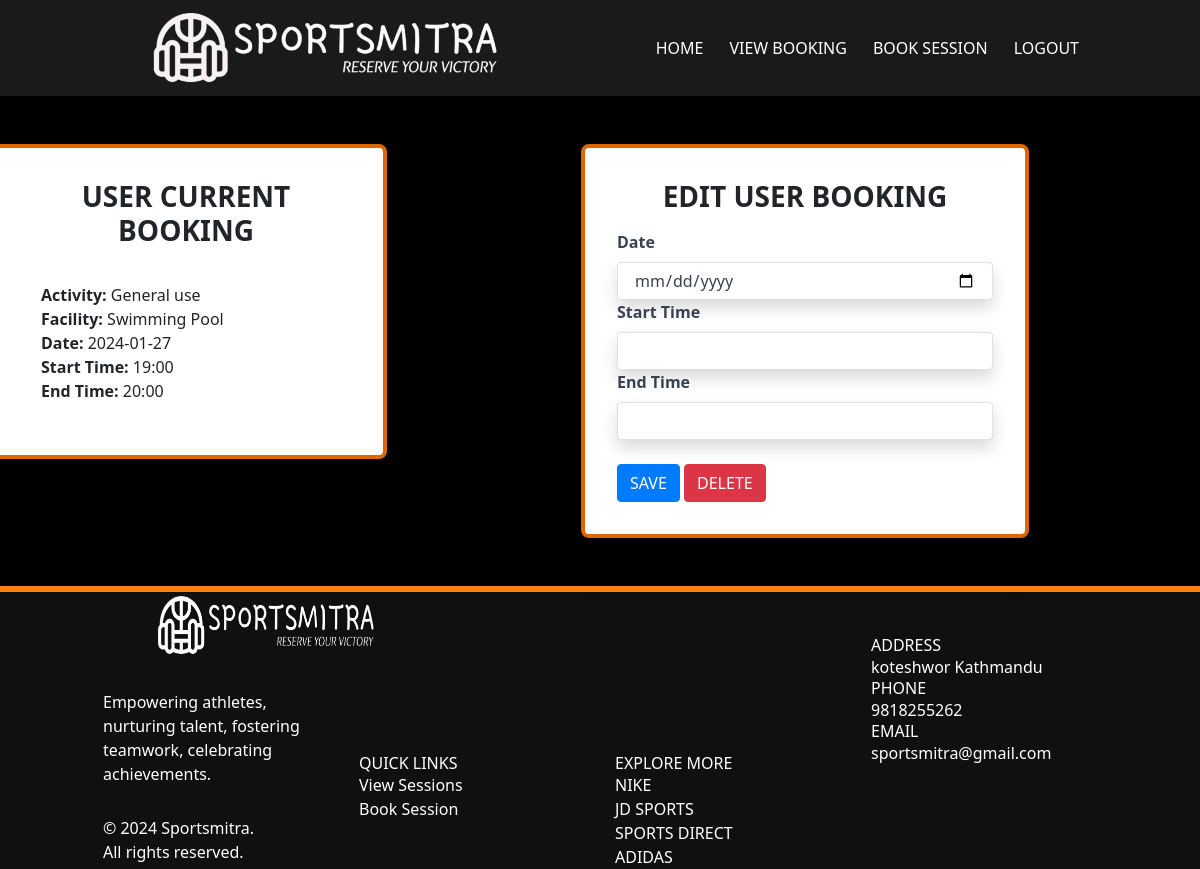
The page /edit_booking/1 (signed in) on the database its author committed.
### app/models.py (models this page shows, shortened)
class Activity(db.Model):
    id = db.Column(db.Integer, primary_key=True)
    facility_id = db.Column(db.Integer, db.ForeignKey('facility.id'))
    Activity_Name = db.Column(db.String(500), index=True)
    Amount = db.Column(db.Integer, index=True)
    facility = db.relationship(
        "Facility", backref=db.backref("activities", lazy="dynamic"))

class Facility(db.Model):
    id = db.Column(db.Integer, primary_key=True)
    Name = db.Column(db.String(500), index=True)
    Capacity = db.Column(db.Integer, index=True)
    Start_Facility = db.Column(db.String(500), index=True)
    End_Facility = db.Column(db.String(500), index=True)

class Sessions(db.Model):
    __tablename__ = "Sessions"
    id = db.Column(db.Integer, primary_key=True)
    Date = db.Column(db.Date, index=True)
    Start_time = db.Column(db.Time, index=True)
    End_time = db.Column(db.Time, index=True)
    Remaining_Cap = db.Column(db.Integer, index=True)
    facility_id = db.Column(db.Integer, db.ForeignKey("facility.id"))
    facility = db.relationship(
        "Facility", backref=db.backref("sessions", lazy="dynamic"))
    activities = db.relationship(
        "Activity", secondary=session_activity_association, backref=db.backref("sessions", lazy="dynamic"))

### app/views.py (the view, shortened to what this page needs)
@app.route('/edit_booking/<int:booking_id>', methods=['GET', 'POST'])
@require_role(role="Employee")
@login_required
def edit_booking(booking_id):
    booking = Booking.query.get(booking_id)
    print(booking)  # Get the booking by its ID
    if not booking:
        flash('Booking not found', 'danger')
        return redirect(url_for('look_bookings'))
    if booking.Status != "Booked":
        flash('Booking cannot be edited because it has already occurred', 'danger')
        return redirect(url_for('look_bookings'))
    form = EditBookingForm(obj=booking)
    return render_template('edit_booking.html', form=form, booking_id=booking_id, booking=booking)

### app/forms.py
class EditBookingForm(FlaskForm):
    date = DateField('Date', validators=[DataRequired(
    )], format='%Y-%m-%d', render_kw={"min": date.today().isoformat(), "id": "date"})
    start_time = TimeField('Start Time', validators=[DataRequired()])
    end_time = TimeField('End Time', validators=[DataRequired()])
    save = SubmitField('Save')
    cancel = SubmitField('Cancel')

### app/models.py (called while the page is built)
    def has_role(self, role_name):
        my_role = Role.query.filter_by(name=role_name).first()
        if my_role in self.roles:
            return True
        else:
            return False

### app/views.py (called while the page is built)
def require_role(role):
    def decorator(func):
        @wraps(func)
        def wrapped_function(*args, **kwargs):
            if not current_user.has_role(role):
                return redirect("/")
            else:
                return func(*args, **kwargs)
        return wrapped_function
    return decorator

@login_manager.user_loader
def load_user(id):
    return UserAccount.query.get(int(id))

### app/templates/edit_booking.html (shortened to what this page needs)
<!doctype html>
<html lang="en">
<head>
  <link href="../static/css/animate.css" rel="stylesheet">
  <link rel="stylesheet" href="../static/css/bootstrap.min.css" type="text/css">
  <link rel="stylesheet" type="text/css" href="../static/css/style.css">
  <link rel="stylesheet" href="https://cdn.jsdelivr.net/npm/tailwindcss@latest/dist/tailwind.min.css">
</head>
<body>
<nav class="navbar navbar-expand-md navbar-dark">
    <div class="container">
        <a class="navbar-brand mr-auto" href="/"><img src="../static/images/nb.png" alt="Sportsmitra" class = "logo"/></a>
        <div class="collapse navbar-collapse" id="collapsibleNavbar">
        <ul class="navbar-nav ml-auto">
            <li class="nav-item"> <a class="nav-link" href="/emp_homepage">Home</a> </li>
            <li class="nav-item"> <a class="nav-link" href="/lookup_bookings">View Booking</a> </li>
            <li class="nav-item"> <a class="nav-link" href="/create_bookings">Book Session</a> </li>
            <li class="nav-item">
              <a class="nav-link" href="#" id="logout">Logout</a>
            </li>
        </ul>
        </div>
    </div>
</nav>
<body>
    <br>
    <br>
    <div class="row">
        <div class="col-md-4 my-col">
            <div class="bg-white p-8 rounded-lg shadow-lg" style="border: 4px solid #df6700;">
              <h1 class="h3 mb-3" style="text-align: center; font-weight: bold;">USER CURRENT BOOKING</h1>
                    <div class="card-body">
                      {% if booking %}
                <p><strong>Activity:</strong> {{ booking.activity.Activity_Name }}</p>
                <p><strong>Facility:</strong> {{ booking.session.facility.Name }}</p>
                <p><strong>Date:</strong> {{ booking.session.Date.strftime('%Y-%m-%d') }}</p>
                <p><strong>Start Time:</strong> {{ booking.session.Start_time.strftime('%H:%M') }}
                <p><strong>End Time:</strong> {{ booking.session.End_time.strftime('%H:%M') }}</p>
                      {% endif %}
                </div>
            </div>
        </div>
        <div class="col-md-8">
            <div class="w-full flex items-center justify-center px-4">
                <div class="max-w-md w-full">
                  <div class="bg-white p-8 rounded-lg shadow-lg" style="border: 4px solid #df6700;">
                    <form class="venue" method="POST" name="signin">
                      <h1 class="h3 mb-3" style="text-align: center; font-weight: bold;">EDIT USER BOOKING</h1>
                        <label class="block text-gray-700 font-bold mb-2">Date</label>
                        {{ form.date(class_="form-control shadow appearance-none border rounded w-full py-2 px-3 text-gray-700 leading-tight focus:outline-none focus:shadow-outline", placeholder="YYYY-MM-DD") }}
                        <label class="block text-gray-700 font-bold mb-2" >Start Time</label>
                        {{ form.start_time(class_="form-control shadow appearance-none border rounded w-full py-2 px-3 text-gray-700 leading-tight focus:outline-none focus:shadow-outline") }}
                        <label class="block text-gray-700 font-bold mb-2">End Time</label>
                        {{ form.end_time(class_="form-control shadow appearance-none border rounded w-full py-2 px-3 text-gray-700 leading-tight focus:outline-none focus:shadow-outline") }}
                        <br>
                        <button type="submit" name="save" value="save" class="btn btn-primary">SAVE</button>
                        <button type="submit" name="cancel" value="cancel" class="btn btn-danger">DELETE</button>
                    </form>
                </div>
            </div>
        </div>
        </div>
    </div>
    <br>
  <br>
  <footer class="container-fluid">
    <div class="container">
      <div class="row">
        <div class="col-md-3 footer1 d-flex wow bounceInLeft" data-wow-delay=".25s">
          <div class="d-flex flex-wrap align-content-center"> <a href="#"><img src="../static/images/fnb.png" alt="logo" class = "logo"></a>
            <p>Empowering athletes, nurturing talent, fostering
              teamwork, celebrating <br>
              achievements.</p>
              <p>&copy; 2024 Sportsmitra. <br>All rights reserved.<br> </p>
          </div>
        </div>
        <div class="col-md-3 footer2 wow bounceInUp" data-wow-delay=".25s" id="contact">
          <br>
          <br>
          <br>
          <br>
          <br>
          <br>
          <br>
          <h5>QUICK LINKS</h5>
          <a href = "/lookup_bookings"> View Sessions</a><br>
          <a href = "/create_bookings">Book Session</a><br>
        </div>
        <div class="col-md-3 footer2 wow bounceInUp" data-wow-delay=".25s" id="contact">
          <br>
          <br>
          <br>
          <br>
          <br>
          <br>
          <br>
          <h5>EXPLORE MORE</h5>
          <a href="https://www.nike.com">
            NIKE
          </a><br>
          <a href="https://www.jdsports.com">
            JD SPORTS
          </a><br>
          <a href = "https://www.sportsdirect.com">
            SPORTS DIRECT
          </a><br>
          <a href = "https://www.adidas.co.uk">
            ADIDAS
          </a><br>
        </div>
        <div class="col-md-3 footer3 wow bounceInRight" data-wow-delay=".25s">
          <h5>ADDRESS</h5>
          <p>koteshwor Kathmandu</p>
          <h5>PHONE</h5>
          <p>9818255262</p>
          <h5>EMAIL</h5>
          <p>sportsmitra@gmail.com</p>
        </div>
      </div>
    </div>
  </footer>
    </body>
</html>

### app/static/css/style.css (style rules this page uses)
body { font-family: "Lato", sans-serif; overflow: hidden; overflow-y: scroll; background-color: #000; }
body nav { background: rgba(255, 255, 255, 0.1); }
body nav .navbar-nav a { font-size: 16px; text-transform: uppercase; color: #fff !important; transition: all 0.3s; -webkit-transition: all 0.3s; -ms-transition: all 0.3s; -o-transition: all 0.3s; }
a, a:hover { color: #ff8013; }
footer { background: #101011; color: #fff; }
footer .footer1 p { margin-top: 30px; }
footer .footer3 { padding-top: 50px; }
footer::before { content: ""; position: absolute; border: 3px solid #ff8013; width: 100%; left: 0; }
.logo { height: 70px; width: auto; margin-left: 50px; margin-right: 50px; }
.my-col { padding-left: 0rem !important; padding-right: 0.5rem !important; }
.nav-item { flex: 0 0 auto; margin-right: 10px; }

### rows shown on the page
Activity: activity.Activity_Name "General use"
Facility: session.facility.Name "Swimming Pool"

### other values the page prints
{{ booking.session.Date.strftime('%Y-%m-%d') }} "2024-01-27"
{{ booking.session.Start_time.strftime('%H:%M') }} "19:00"
{{ booking.session.End_time.strftime('%H:%M') }} "20:00"
